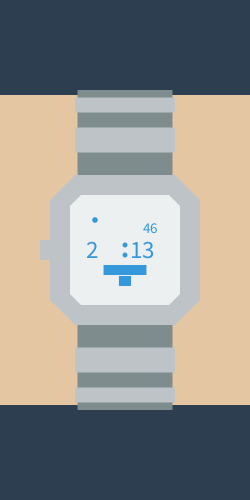
Frame 1 (no input)
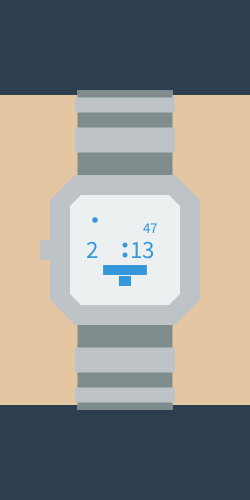
Frame 60 (the mouse pressed at the canvas centre just before this capture)
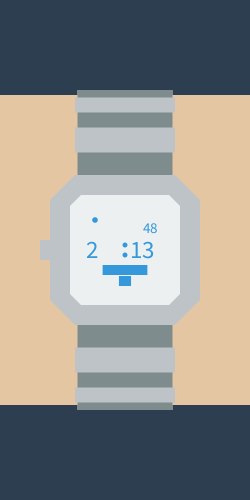
Frame 120 (the mouse held since frame 60 and released just before this capture)

The Processing sketch that drew these frames (run headless with seeded random() and noise(); from frame 60 on, the mouse is pressed at the canvas centre):

// Processing sketch: processing_171319
// ── processing_171319.pde

void setup()
{
  size(250, 500); 
  background(44, 62, 80);
  noStroke();
}

void draw()

{

//arm
pushMatrix();
translate(width/2, height/2);
rectMode(CENTER);
fill(229,198,163);
rect(0,0,250,310);
popMatrix();
  
  pushMatrix();
  translate(width/2, height/2);
  rectMode(CENTER);
  fill(189, 195, 199);
  rect(0, 0, 150, 150); 
  fill(236, 240, 241);
  rect(0, 0, 110, 110);
  popMatrix();


  pushMatrix();
fill(229,198,163);
  triangle(50, 175, 50, 200, 75, 175);
  triangle(50, 300, 50, 325, 75, 325);
  triangle(200, 175, 175, 175, 200, 200);
  triangle(200, 325, 175, 325, 200, 300);
  fill(189, 195, 199);
  rectMode(CENTER);
  translate(width/2, height/2);
  rotate(radians(45));
  rect(75, 0, 10, 20);
  rect(-75, 0, 10, 20);
  rect(0, 75, 20, 10);
  rect(0, -75, 20, 10);
  popMatrix();

  //STUNDE
  pushMatrix();
  int stunde = hour();
  translate(width/2, height/2);
  textSize(25);
  fill(52, 152, 219);
  text(stunde, -40, 7.5);
  popMatrix();

  //MINUTE
  pushMatrix();
  int minute = minute();
  translate(width/2, height/2);
  textSize(25);
  fill(52, 152, 219);
  text(minute, 5, 7.5);
  popMatrix();


  //MP
  pushMatrix();
  translate(width/2, height/2);
  ellipseMode(CENTER);
  fill(52, 152, 219);
  ellipse(0, -5, 5, 5);
  ellipse(0, 5, 5, 5);
  popMatrix();

  pushMatrix();
  rectMode(CENTER);
  translate(width/2, height/2);
  fill(189, 195, 199);
  rect(-75, 0, 20, 20);

  //fill(0);
  popMatrix();
  
  //SEKUNDE
    pushMatrix();
  int sekunde = second();
  translate(width/2, height/2);
  textSize(15);
  fill(52, 152, 219);
  text(sekunde, 18, -17.5);
  popMatrix();
  
  //BALKEN
  float sek = map(second(), 0, 59, 0, 55);
  pushMatrix();
  translate(width/2, height/2);
  
  noStroke();
  rectMode(CENTER);
 fill(52, 152, 219);
  rect(0, 20, sek, 10);
 
  popMatrix();
  
  //BALKEN
  float min = map(minute(), 0, 59, 0, 55);
  pushMatrix();
  translate(width/2, height/2);
  
  noStroke();
  rectMode(CENTER);
 fill(52, 152, 219);
 
  rect(0,31, min ,10);
  popMatrix();
   //kreis
  float std = map(minute(), 0, 23, 0, 10);
  pushMatrix();
  translate(width/2, height/2);
  
  noStroke();
  ellipseMode(CENTER);
 fill(52, 152, 219);
 
  ellipse(-30,-30, std ,std);
  popMatrix();
  //BAND
  pushMatrix();
  translate(width/2, height/2);
 fill(189, 195, 199);
  fill(127, 140, 141);
  rectMode(CENTER);
  rect(0,-90,95,30);
  rect(0,90,95,30);
  rect(0,-130,95,20);
  rect(0,130,95,20);
  rect(0,-155,95,10);
  rect(0,155,95,10);
  popMatrix();
//BAND 2
 pushMatrix();
  translate(width/2, height/2);
   fill(189, 195, 199);
  rectMode(CENTER);
  rect(0,-110,100,25);
  rect(0,110,100,25);
  rect(0,-145,100,15);
  rect(0,145,100,15);
  popMatrix();

}
